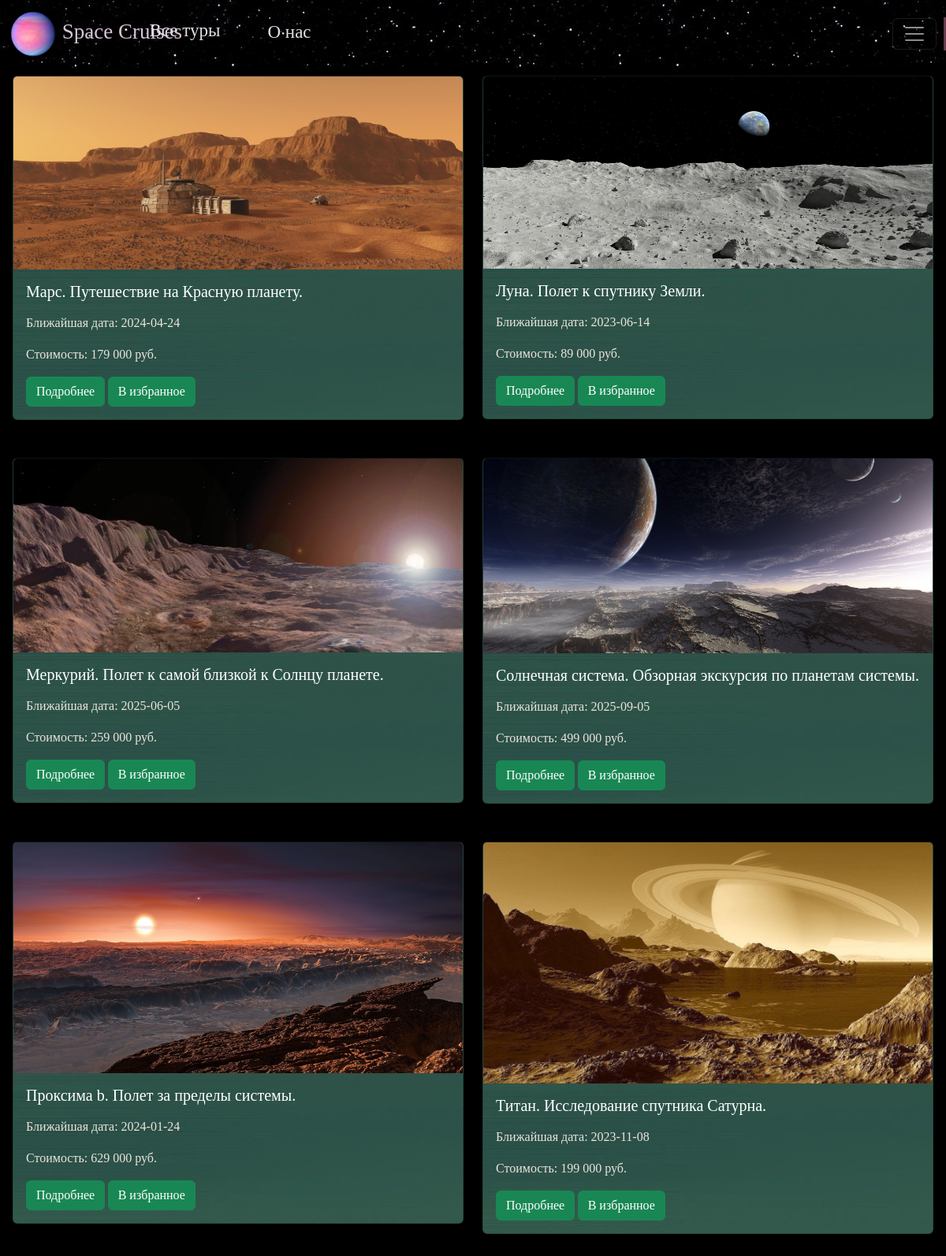
The page /search_tours on the database its author committed.
### data/tours_form.py (models this page shows)
class Tour(SqlAlchemyBase, SerializerMixin):
    __tablename__ = 'tours'
    id = sqlalchemy.Column(sqlalchemy.Integer, primary_key=True, autoincrement=True)
    name = sqlalchemy.Column(sqlalchemy.String, nullable=True)
    description = sqlalchemy.Column(sqlalchemy.String, nullable=True)
    start_date = sqlalchemy.Column(sqlalchemy.DateTime)
    end_date = sqlalchemy.Column(sqlalchemy.DateTime)
    image = sqlalchemy.Column(sqlalchemy.String, nullable=True)
    price = sqlalchemy.Column(sqlalchemy.Integer, nullable=True)
    full_description = sqlalchemy.Column(sqlalchemy.String, nullable=True)
    users = orm.relationship("User", secondary="users_to_tours",
                             backref="tours", lazy='subquery')  # Атрибут для получения списка туров пользователя
    feedbacks = orm.relationship("Feedback", back_populates='tour')  # Список отзывов о туре

### main.py (the view)
@app.route('/search_tours', methods=['GET', 'POST'])
def search():  # Функция для показа всех туров или туров по поиску
    db_sess = create_session()
    last_tour = None
    if request.method == 'GET':  # Если нужно получить все туры
        tours = db_sess.query(Tour).all()
    else:  # Если воспользовались поиском по турам
        tours = db_sess.query(Tour).filter(Tour.name.like(f"%{request.form['search'].capitalize()}%")).all()
    tours = [tours[i:i + 2] for i in range(0, len(tours), 2)]  # Формируем туры по парам чтобы расположить на странице
    if tours and len(tours[-1]) % 2:  # Если в последнюю пару попал один тур, записываем его в отдельную переменную
        last_tour, tours = tours[-1], tours[:-1]
    inds = [i.id for i in current_user.tours] if current_user.is_authenticated else []
    return render_template("all_tours.html", tours=tours, last_tour=last_tour, inds=inds)

### data/db_session.py (called while the page is built)
def create_session() -> Session:
    global __factory
    return __factory()

### templates/all_tours.html (shortened to what this page needs)
{% extends "base.html" %}
{% block content %}
{% if favs and not current_user.tours %}
<center>
    <br>
    <br>
    <br>
    <br>
    <h1 style="color:white;font-family:century gothic;">Вы пока не добавили туры в избранное</h1>
    <br>
    <h3 style="color:white;font-family:century gothic;">Найдите путешествие по душе!</h3>
    <br><br>
<button onclick="document.location='/search_tours'" style="font-family:century gothic;font-size:23px;position: absolute;left:38%;width:300px;height:70px"
        type="button" class="btn btn-outline-light">К турам
</button>
</center>
{% else %}
{% if favs %}
<center><h1 style="color:white;font-family:century gothic;">Избранные туры</h1></center>
<br>
{% else %}
<center><h1 style="color:white;font-family:century gothic;">Космические туры</h1></center>
<br>
{% endif %}
{% for tour in tours %}
<div class="row row-cols-1 row-cols-md-2 g-4">
    <div class="col">
        <div class="card"
             style="background-image:url(/static/img/green_sky.jpg);color:white;font-family:century gothic">
            <img src={{tour[0].image}} class="card-img-top" alt="...">
            <div class="card-body">
                <h5 class="card-title">{{ tour[0].name }}</h5>
                <div style="color:#ebe5da">
                    <p>Ближайшая дата: {{ tour[0].start_date.date() }}</p>
                    <p>Стоимость: {{ tour[0].price }} руб.</p>
                </div>
                <a href="/more_detailed/{{ tour[0].id }}" class="btn btn-success">Подробнее</a>
                {% if favs %}
                <a href="/fav_delete/{{ tour[0].id }}" class="btn btn-danger"
                   style="position:absolute;right:3%">Удалить</a>
                {% else %}
                {% if tour[0].id in inds %}
                <a href="/favourites" style="position:absolute;left:21%">В избранном </a>
                {% else %}
                <a href="/add_to_favourites/{{ tour[0].id }}" class="btn btn-success"
                   style="position:absolute;left:21%">В избранное</a>
                {% endif %}
                {%endif%}
            </div>
        </div>
    </div>
    <div class="col">
        <div class="card"
             style="background-image:url(/static/img/green_sky.jpg);color:white;font-family:century gothic">
            <img src={{tour[1].image}} class="card-img-top" alt="...">
            <div class="card-body">
                <h5 class="card-title">{{ tour[1].name }}</h5>
                <div style="color:#ebe5da">
                    <p>Ближайшая дата: {{ tour[1].start_date.date() }}</p>
                    <p>Стоимость: {{ tour[1].price }} руб.</p>
                </div>
                <a href="/more_detailed/{{ tour[1].id }}" class="btn btn-success">Подробнее</a>
                {% if favs %}
                <a href="/fav_delete/{{ tour[1].id }}" class="btn btn-danger"
                   style="position:absolute;right:3%">Удалить</a>
                {% else %}
                {% if tour[1].id in inds %}
                <a href="/favourites" style="position:absolute;left:21%">В избранном </a>
                {% else %}
                <a href="/add_to_favourites/{{ tour[1].id }}" class="btn btn-success"
                   style="position:absolute;left:21%">В избранное</a>
                {% endif %}
                {%endif%}
            </div>
        </div>
    </div>
</div>
<br>
<br>
{%endfor%}
{% endif %}
{% endblock %}

### static/css/style.css (style rules this page uses)
* { box-sizing: border-box; }

### rows shown on the page
Tour: image (picture), name "Марс. Путешествие на Красную планету.", start_date "2024-04-24", price "179 000", name "Луна. Полет к спутнику Земли.", start_date "2023-06-14", price "89 000"
Tour: image (picture), name "Меркурий. Полет к самой близкой к Солнцу планете.", start_date "2025-06-05", price "259 000", name "Солнечная система. Обзорная экскурсия по планетам системы.", start_date "2025-09-05", price "499 000"
Tour: image (picture), name "Проксима b. Полет за пределы системы.", start_date "2024-01-24", price "629 000", name "Титан. Исследование спутника Сатурна.", start_date "2023-11-08", price "199 000"
